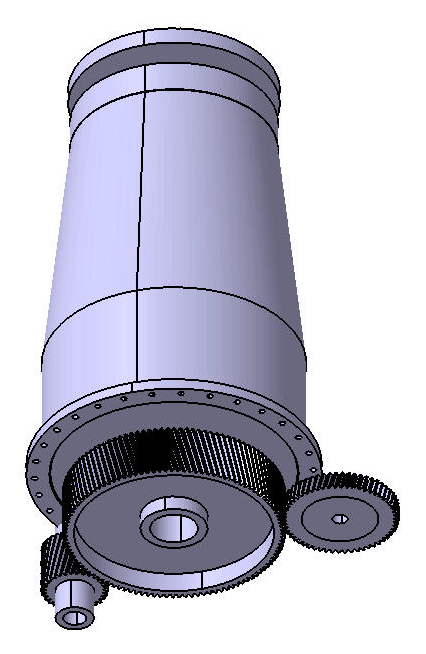
#> input picture cad/img/assembly_back.png, 426 x 654 px
$ python make_webp.py ../img/assembly_back.png ../img/assembly_gears_front.png 5
#> lines starting #> are read from the running program, lines starting #| are printed output that depends on the picture
"""Turn rendered PNG frames into an animated WebP for the reports.

    python cad/anim/make_webp.py "<frames glob>" <out.webp> [hold_last_ms]

The frames come from rgb_anim.m or lube_anim.m (1200 x 760 px); the WebP is 960 x 608 px at 25 frames
a second, lossy quality 72. Needs Pillow with WebP support.
"""
import glob
import os
import sys

from PIL import Image


def build(pattern, out, hold_last=0, size=(960, 608), ms=40, quality=72):
#> called with pattern = '../img/assembly_back.png', out = '../img/assembly_gears_front.png', hold_last = 5, size = (960, 608), ms = 40, quality = 72
    files = sorted(glob.glob(pattern))
    frames = [Image.open(f).convert('RGB').resize(size, Image.LANCZOS) for f in files]
#> frames = 1 item
    durations = [ms] * len(frames)
#> durations = [40]
    if hold_last:
        durations[-1] = hold_last
    frames[0].save(out, save_all=True, append_images=frames[1:], duration=durations, loop=0,
                   quality=quality, method=4)
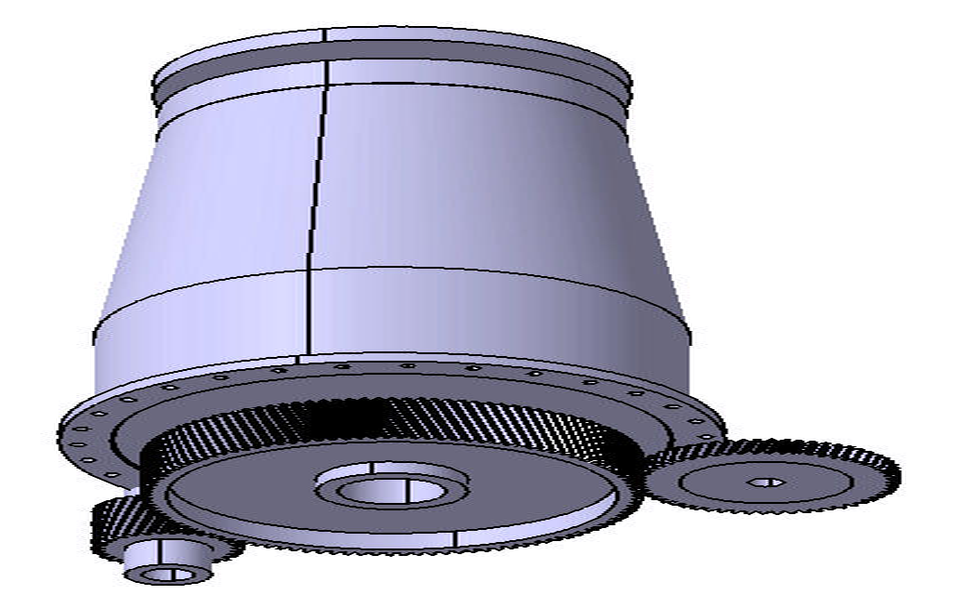
#> saved as assembly_gears_front.png: PIL image 960x608 RGB; mean R, G, B 192.4, 191.9, 205.8
    print('%s: %d frames, %.2f MB' % (out, len(frames), os.path.getsize(out) / 1e6))
#| ../img/assembly_gears_front.png: 1 frames, 0.33 MB


if __name__ == '__main__':
    build(sys.argv[1], sys.argv[2], int(sys.argv[3]) if len(sys.argv) > 3 else 0)

$ run again, on cad/img/assembly_gears_iso.png
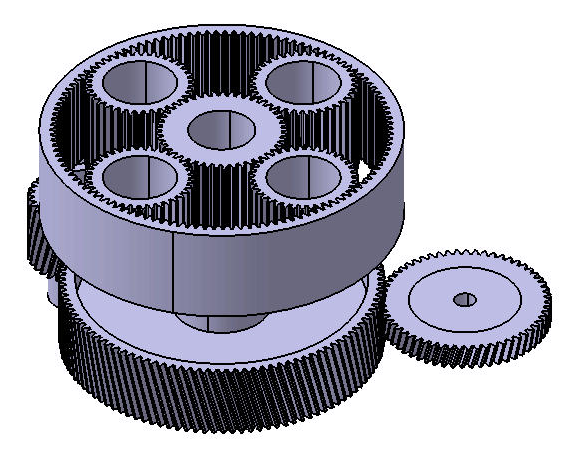
#> input picture cad/img/assembly_gears_iso.png, 580 x 463 px
#> frames = 1 item
#> durations = [40]
#> in build, `frames[0].save(out, save_all=True, append_images=frames[1:], duration=..`:
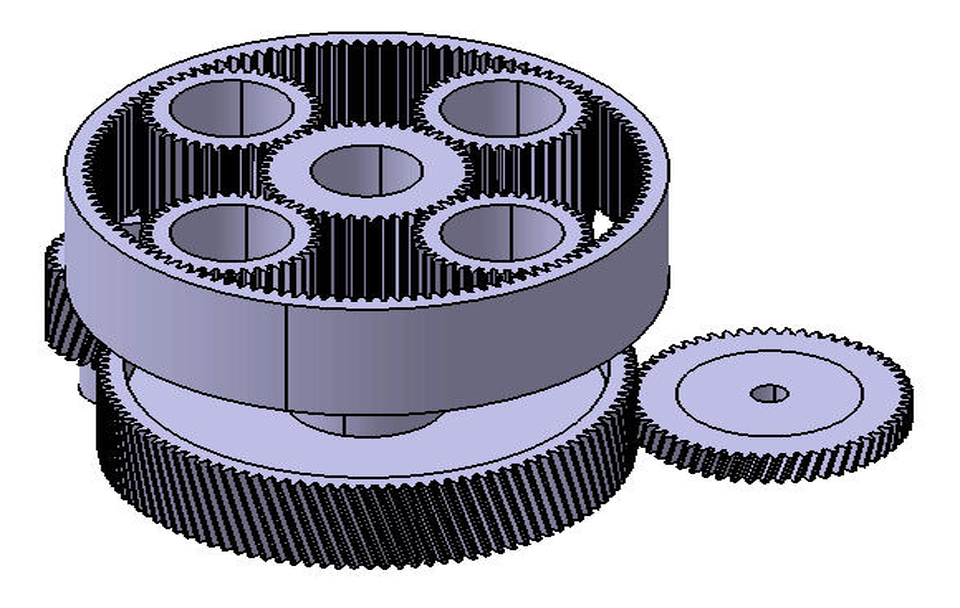
#> saved as assembly_gears_iso.png: PIL image 960x608 RGB; mean R, G, B 173.4, 172.9, 184.6
#| ../img/assembly_gears_iso.png: 1 frames, 0.48 MB

$ run again, on cad/img/assembly_iso.png
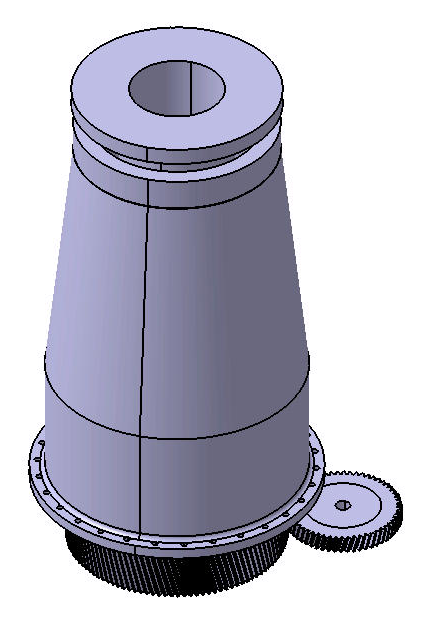
#> input picture cad/img/assembly_iso.png, 428 x 622 px
#> frames = 1 item
#> durations = [40]
#> in build, `frames[0].save(out, save_all=True, append_images=frames[1:], duration=..`:
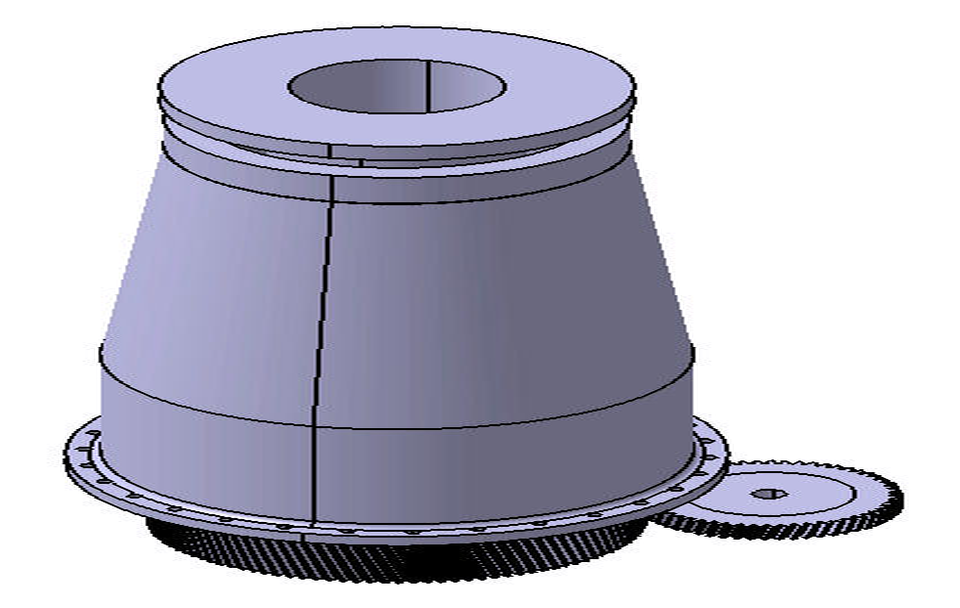
#> saved as assembly_iso.png: PIL image 960x608 RGB; mean R, G, B 188.6, 188, 202
#| ../img/assembly_iso.png: 1 frames, 0.27 MB

$ run again, on cad/img/carrier_iso.png
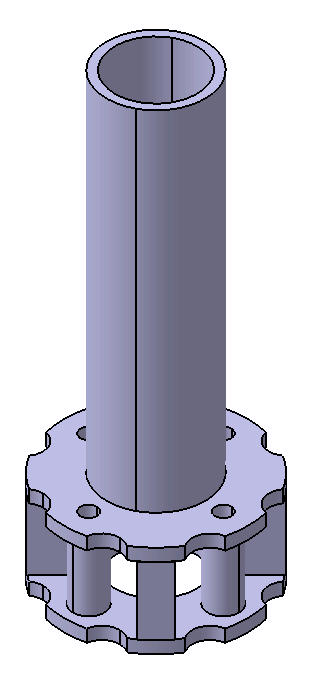
#> input picture cad/img/carrier_iso.png, 311 x 680 px
#> frames = 1 item
#> durations = [40]
#> in build, `frames[0].save(out, save_all=True, append_images=frames[1:], duration=..`:
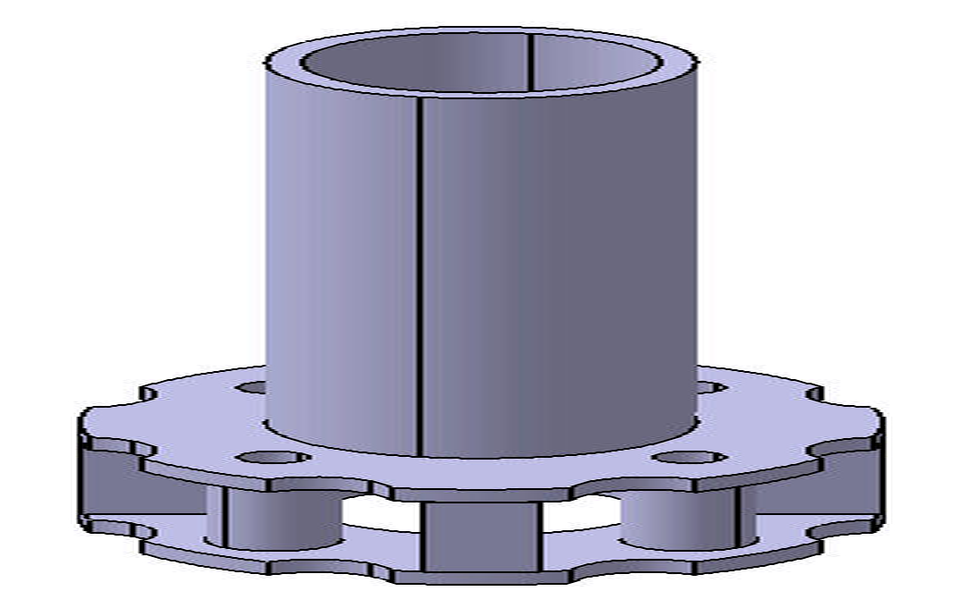
#> saved as carrier_iso.png: PIL image 960x608 RGB; mean R, G, B 191.6, 191.1, 205.3
#| ../img/carrier_iso.png: 1 frames, 0.17 MB
